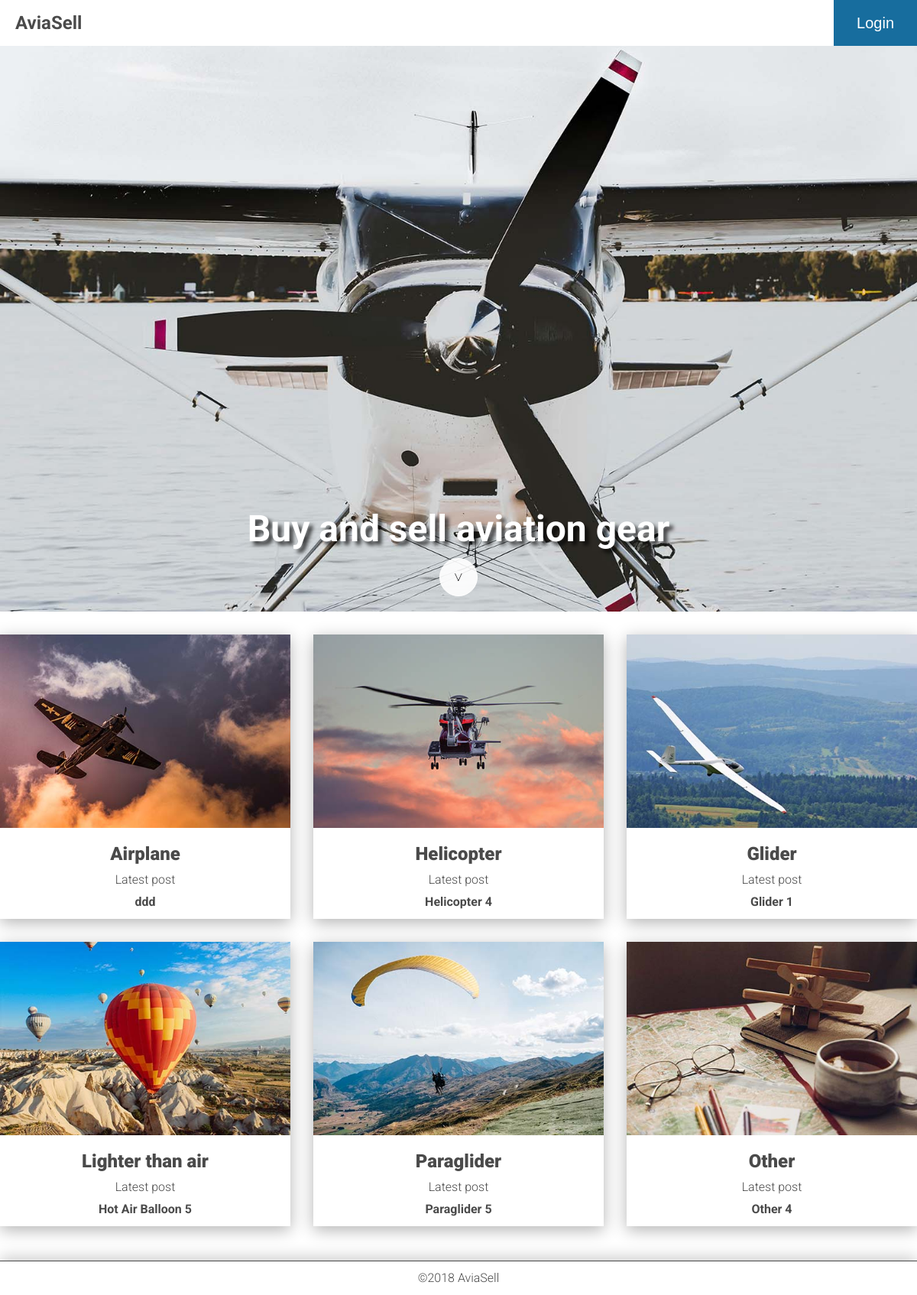
Before: / with the older database file.
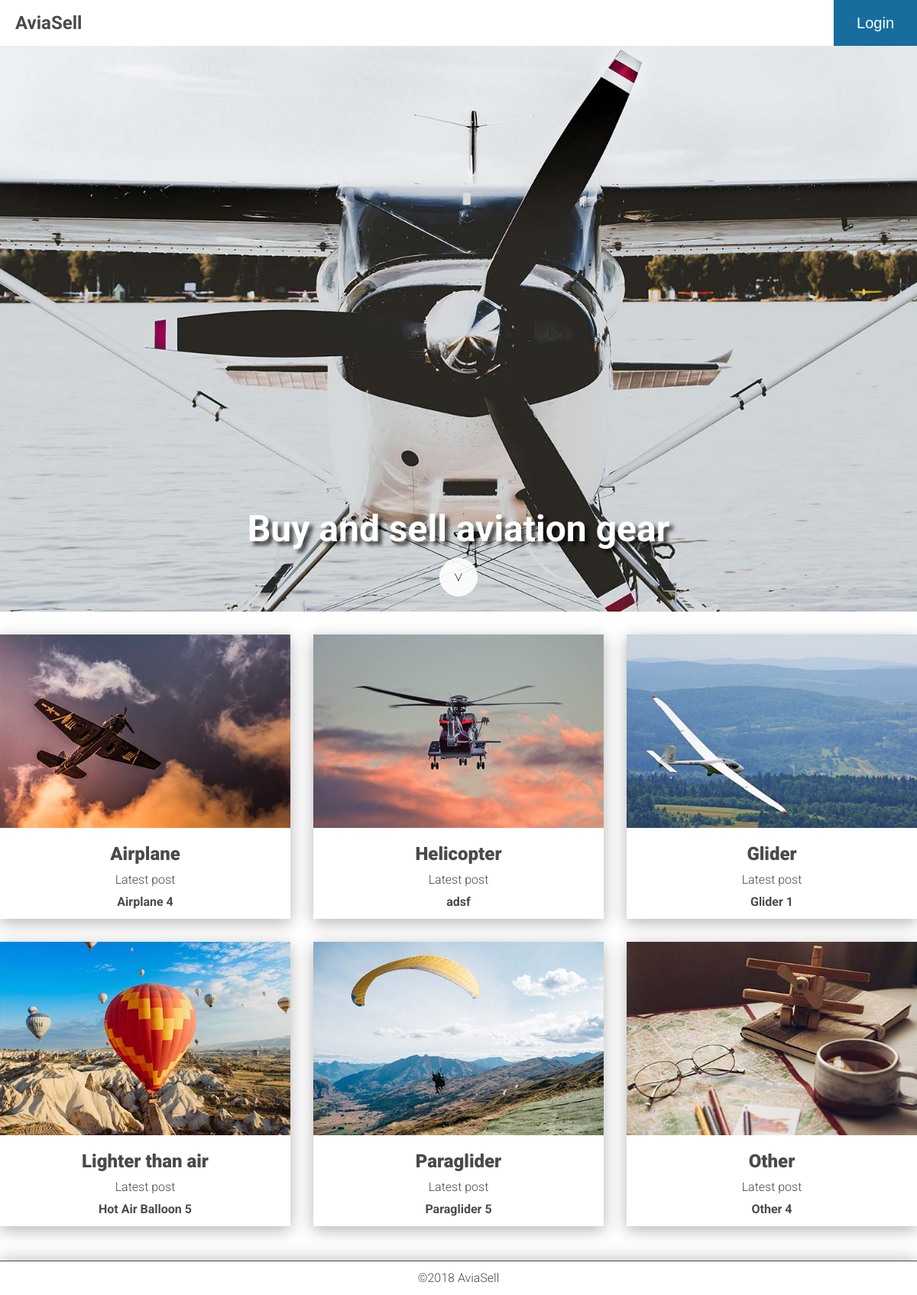
After: the same page with the newer database file.
### app/database_setup.py (models this page shows, shortened)
class Category(Base):
    __tablename__ = 'category'
    id = Column(Integer, primary_key=True)
    name = Column(String(250), nullable=False)
    picture = Column(String(250))
    description = Column(String(250))
    slug = Column(String(30), unique=True)

class CategoryItem(Base):
    __tablename__ = 'category_item'
    id = Column(Integer, primary_key=True)
    title = Column(String(80), nullable=False)
    description = Column(Text(), nullable=False)
    location = Column(String(250), nullable=False)
    picture = Column(String(250), nullable=False)
    price = Column(String(32), nullable=False)
    created_date = Column(DateTime, default=datetime.datetime.utcnow)
    category_id = Column(Integer, ForeignKey('category.id'))
    category = relationship(Category)
    user_id = Column(Integer, ForeignKey('user.id'))
    user = relationship(User)

### app/views/index.py (the view)
@webapp.route('/')
def mainIndex():
    categories = CategoryController.categoriesWithLatestItem()
    login_session = AuthController.getSessionData()
    return render_template('index.html',
                           categories=categories,
                           session=login_session)

### app/controllers/authcontroller.py (called while the page is built)
    def getSessionData():
        return login_session

### app/controllers/categorycontroller.py (called while the page is built)
    def categoriesWithLatestItem():
        categories = CategoryModel.getAll()
        result = []
        for category in categories:
            result.append((category, ItemModel.getLatestItem(category.id)))
        return result

### app/models/categorymodel.py (called while the page is built)
    def getAll():
        result = session.query(Category).all()
        return result

### app/models/itemmodel.py (called while the page is built)
    def getLatestItem(category_id):
        result = session.query(CategoryItem)\
                        .filter_by(category_id=category_id)\
                        .order_by(CategoryItem.created_date.desc())\
                        .first()
        return result

### app/templates/index.html (shortened to what this page needs)
{% extends "base.html" %}
{% block content %}
{% if 'username' not in session %}
    {% if not get_flashed_messages() %}
        <div id="banner">
            <div class="bannerText">
                <h1 class="slogan" tabindex="0">
                    Buy and sell aviation gear
                </h1>
                <a href="#catList">
                    <div class="arrow">
                        &gt;
                    </div>
                </a>
            </div>
        </div>
    {% endif %}
{% endif %}
<div class="container">
    <ul id="catList" class="categoryList">
        {% for category, item in categories %}
        <li class="categoryItem shadow">
            <a href="{{ url_for('getCategoryPage', category_slug = category.slug) }}">
                <img src="{{ url_for('static', filename='images/' + category.picture) }}"
                     alt="{{ category.description }}">
            </a>
            <h2 class="categoryTitle">
                <a href="{{ url_for('getCategoryPage', category_slug = category.slug) }}">
                    {{ category.name }}
                </a>
            </h2>
            <h3 class="categorySub">
                Latest post
            </h3>
            <h4 class="latestItem">
                <a href="{{ url_for('readItem', category_slug = category.slug, item_name = item.title, item_id=item.id) }}">
                {{item.title}}
                </a>
            </h4>
        </li>
        {% endfor %}
    </ul>
</div>
{% endblock %}

### app/templates/base.html (shortened to what this page needs)
<!doctype html>
<html class="no-js" lang="en">
<head>
    <link rel="stylesheet" href="{{ url_for('static', filename='css/main.css') }}">
    <link rel="stylesheet" href="https://use.fontawesome.com/releases/v5.3.1/css/all.css">
</head>
<body>
    <header class="shadow">
        <div class="logo">
            <a href="{{ url_for('mainIndex') }}">AviaSell</a>
        </div>
        <div class="headerButtons">
            {% if 'username' not in session %}
            <button class="button blue">
                <a href="{{ url_for('login') }}">
                    <div class="text">
                        Login
                    </div>
                </a>
            {% endif %}
            </button>
        </div>
    </header>
    <main>
        {% block content %}{% endblock %}
    </main>
    <footer tabindex="0">
        ©2018 AviaSell
    </footer>
</body>
</html>

### app/static/css/main.css (style rules this page uses)
body,html { margin:0;padding:0;width:100%;height:100% }
embed,img,object,video { margin:0;padding:0;max-width:100% }
body { font-family:Roboto,sans-serif;font-size:16px;line-height:24px;display:-ms-grid;display:grid;-ms-grid-rows:60px auto 60px;grid-template-rows:60px auto 60px;color:#4a4a4a }
li,ul { list-style:none;padding:0;margin:0 }
a { text-decoration:none;color:#4a4a4a }
.shadow { box-shadow:0 5px 20px 0 rgba(0,0,0,.3) }
header { width:100%;height:60px;display:-ms-flexbox;display:flex;-ms-flex-align:center;align-items:center;-ms-flex-pack:justify;justify-content:space-between }
header .logo { padding:0 20px;font-weight:700;font-size:24px;color:#4a4a4a }
header .headerButtons { height:100%;display:-ms-flexbox;display:flex }
header .headerButtons .text { display:none }
header .headerButtons .button { display:-ms-grid;display:grid;-ms-flex-align:center;align-items:center;height:100%;border:none;padding:0 30px;font-size:20px;font-weight:300 }
header .headerButtons .button a { color:#fff }
header .headerButtons .blue { background:#176d9e }
#banner { height:calc(100vh - 60px);background-image:url(../images/mainbanner1500x1000px.jpg);background-color:#4a4a4a;background-position:50%;background-repeat:no-repeat;background-size:cover;width:100%;margin:auto;-ms-flex-align:end;align-items:flex-end }
#banner,#banner .bannerText { display:-ms-flexbox;display:flex;-ms-flex-wrap:wrap;flex-wrap:wrap;-ms-flex-pack:center;justify-content:center }
#banner .bannerText .slogan { width:100%;color:#fff;font-weight:700;font-size:48px;line-height:56px;text-align:center;position:relative;padding:10px 20px;margin:0;text-shadow:5px 5px 5px rgba(0,0,0,.7) }
#banner .bannerText .arrow { display:-ms-grid;display:grid;-ms-flex-pack:center;justify-content:center;-ms-flex-align:center;align-items:center;width:48px;height:48px;border:1px solid #fff;border-radius:50%;background-color:hsla(0,0%,100%,.9);transform:rotate(90deg);margin:0 0 20px;font-size:24px;font-weight:100;color:#000 }
.categoryList { margin:30px 0;grid-gap:30px }
.categoryList,.categoryList .categoryItem { display:-ms-grid;display:grid }
.categoryList .categoryItem .categoryTitle { font-size:24px;font-weight:900;color:#4a4a4a;text-align:center;padding:15px 0 10px;margin:0 }
.categoryList .categoryItem .categorySub { font-size:16px;font-weight:300;color:#4a4a4a;text-align:center;padding:0 0 5px;margin:0 }
.categoryList .categoryItem .latestItem { font-size:16px;font-weight:700;color:#4a4a4a;text-align:center;padding:0 0 10px;margin:0 }
.container,main { max-width:100% }
.container { margin:20px }
footer { -ms-flex-item-align:end;-ms-grid-row-align:end;align-self:end;border-top:1px solid #4a4a4a;font-weight:300;max-width:100%;padding:10px 20px;color:#4a4a4a;text-align:center;box-shadow:0 -5px 20px 0 rgba(0,0,0,.2) }
@media screen and (min-width:500px) { header .headerButtons .text { display:block } }
@media screen and (min-width:500px) { .categoryList { -ms-grid-columns:1fr 1fr;grid-template-columns:1fr 1fr } }
@media screen and (min-width:800px) { .categoryList { -ms-grid-columns:1fr 1fr 1fr;grid-template-columns:1fr 1fr 1fr } }
@media screen and (min-width:1200px) { .container { width:1200px;margin:0 auto } }

Changed rows visible on the page:
computed for Category "Airplane": title "ddd" → "Airplane 4"
changed through a linked row, Category "Helicopter": title "Helicopter 4" → "adsf"
